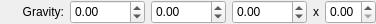
        <widget class="QWidget" name="gravityWidget" native="true">
         <property name="sizePolicy">
          <sizepolicy hsizetype="Preferred" vsizetype="Fixed">
           <horstretch>0</horstretch>
           <verstretch>0</verstretch>
          </sizepolicy>
         </property>
         <property name="minimumSize">
          <size>
           <width>0</width>
           <height>24</height>
          </size>
         </property>
         <property name="maximumSize">
          <size>
           <width>16777215</width>
           <height>24</height>
          </size>
         </property>
         <property name="toolTip">
          <string>By default, -980.0 in z-axis mimics the gravity.</string>
         </property>
         <layout class="QHBoxLayout" name="horizontalLayout_7">
          <property name="leftMargin">
           <number>0</number>
          </property>
          <property name="topMargin">
           <number>0</number>
          </property>
          <property name="rightMargin">
           <number>0</number>
          </property>
          <property name="bottomMargin">
           <number>0</number>
          </property>
          <item>
           <widget class="QLabel" name="gravityLabel">
            <property name="sizePolicy">
             <sizepolicy hsizetype="Fixed" vsizetype="Preferred">
              <horstretch>0</horstretch>
              <verstretch>0</verstretch>
             </sizepolicy>
            </property>
            <property name="minimumSize">
             <size>
              <width>64</width>
              <height>0</height>
             </size>
            </property>
            <property name="maximumSize">
             <size>
              <width>64</width>
              <height>16777215</height>
             </size>
            </property>
            <property name="toolTip">
             <string/>
            </property>
            <property name="text">
             <string>Gravity:</string>
            </property>
            <property name="alignment">
             <set>Qt::AlignRight|Qt::AlignTrailing|Qt::AlignVCenter</set>
            </property>
           </widget>
          </item>
          <item>
           <widget class="QDoubleSpinBox" name="gravityXSpinBox">
            <property name="sizePolicy">
             <sizepolicy hsizetype="Expanding" vsizetype="Preferred">
              <horstretch>0</horstretch>
              <verstretch>0</verstretch>
             </sizepolicy>
            </property>
            <property name="whatsThis">
             <string>gravityX</string>
            </property>
            <property name="minimum">
             <double>-9999.989999999999782</double>
            </property>
            <property name="maximum">
             <double>9999.989999999999782</double>
            </property>
           </widget>
          </item>
          <item>
           <widget class="QDoubleSpinBox" name="gravityYSpinBox">
            <property name="sizePolicy">
             <sizepolicy hsizetype="Expanding" vsizetype="Preferred">
              <horstretch>0</horstretch>
              <verstretch>0</verstretch>
             </sizepolicy>
            </property>
            <property name="whatsThis">
             <string>gravityY</string>
            </property>
            <property name="minimum">
             <double>-9999.989999999999782</double>
            </property>
            <property name="maximum">
             <double>9999.989999999999782</double>
            </property>
            <property name="value">
             <double>0.000000000000000</double>
            </property>
           </widget>
          </item>
          <item>
           <widget class="QDoubleSpinBox" name="gravityZSpinBox">
            <property name="sizePolicy">
             <sizepolicy hsizetype="Expanding" vsizetype="Preferred">
              <horstretch>0</horstretch>
              <verstretch>0</verstretch>
             </sizepolicy>
            </property>
            <property name="whatsThis">
             <string>gravityZ</string>
            </property>
            <property name="minimum">
             <double>-9999.989999999999782</double>
            </property>
            <property name="maximum">
             <double>9999.989999999999782</double>
            </property>
            <property name="value">
             <double>0.000000000000000</double>
            </property>
           </widget>
          </item>
          <item>
           <widget class="QLabel" name="gravityMultiplierLabel">
            <property name="sizePolicy">
             <sizepolicy hsizetype="Minimum" vsizetype="Preferred">
              <horstretch>0</horstretch>
              <verstretch>0</verstretch>
             </sizepolicy>
            </property>
            <property name="toolTip">
             <string>Will be multiplied by Gravity.</string>
            </property>
            <property name="text">
             <string>x</string>
            </property>
            <property name="alignment">
             <set>Qt::AlignCenter</set>
            </property>
           </widget>
          </item>
          <item>
           <widget class="QDoubleSpinBox" name="gravityMultiplierSpinBox">
            <property name="sizePolicy">
             <sizepolicy hsizetype="Expanding" vsizetype="Preferred">
              <horstretch>0</horstretch>
              <verstretch>0</verstretch>
             </sizepolicy>
            </property>
            <property name="toolTip">
             <string>Gravity muliplier. Gravity values are multiplied by this value.</string>
            </property>
            <property name="whatsThis">
             <string>gravityMultiply</string>
            </property>
            <property name="maximum">
             <double>1.000000000000000</double>
            </property>
            <property name="singleStep">
             <double>0.100000000000000</double>
            </property>
            <property name="value">
             <double>0.000000000000000</double>
            </property>
           </widget>
          </item>
         </layout>
        </widget>
